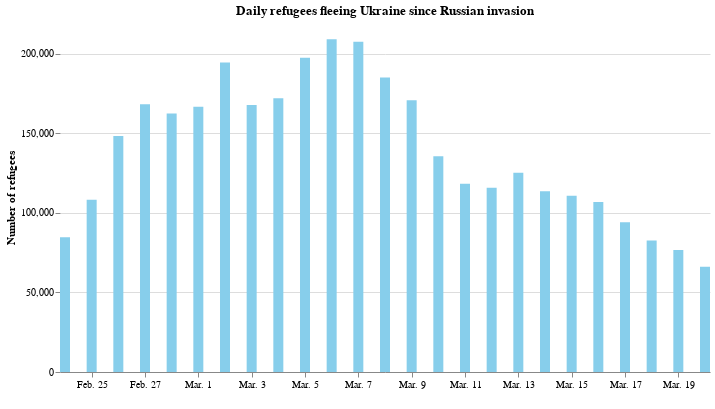

Write notebook code for a chart like this one.
### Markdown cell above
#### Clean up the refugees column chart

### Code cell
alt.Chart(refugees).mark_bar(color="skyblue", size=10).encode(
    x=alt.X("date:T", axis=alt.Axis(format="%b. %-d", grid=False), title=" "),
    y=alt.Y(
        "affected_refugees",
        title="Number of refugees",
        axis=alt.Axis(tickCount=5, domainOpacity=0),
    ),
).properties(
    width=650, height=350, title="Daily refugees fleeing Ukraine since Russian invasion"
).configure_view(
    strokeOpacity=0
)

### Figure 1 — Vega-Lite specification as saved in the notebook (floating-point values rounded to 4 significant figures)
{"config": {"view": {"continuousWidth": 400, "continuousHeight": 300, "strokeOpacity": 0}}, "data": {"name": "data-224b1c1349dff1b666644ff5894b66d1"}, "mark": {"type": "bar", "color": "skyblue", "size": 10}, "encoding": {"x": {"type": "temporal", "axis": {"format": "%b. %-d", "grid": false}, "field": "date", "title": " "}, "y": {"type": "quantitative", "axis": {"domainOpacity": 0, "tickCount": 5}, "field": "affected_refugees", "title": "Number of refugees"}}, "height": 350, "title": "Daily refugees fleeing Ukraine since Russian invasion", "width": 650, "$schema": "https://vega.github.io/schema/vega-lite/v4.8.1.json", "datasets": {"data-224b1c1349dff1b666644ff5894b66d1": [{"date": "2022-02-24", "affected_refugees": 84681, "cumsum": 84681}, {"date": "2022-02-25", "affected_refugees": 108301, "cumsum": 192982}, {"date": "2022-02-26", "affected_refugees": 148319, "cumsum": 341301}, {"date": "2022-02-27", "affected_refugees": 168364, "cumsum": 509665}, {"date": "2022-02-28", "affected_refugees": 162474, "cumsum": 672139}, {"date": "2022-03-01", "affected_refugees": 166690, "cumsum": 838829}, {"date": "2022-03-02", "affected_refugees": 194483, "cumsum": 1033312}, {"date": "2022-03-03", "affected_refugees": 167905, "cumsum": 1201217}, {"date": "2022-03-04", "affected_refugees": 172099, "cumsum": 1373316}, {"date": "2022-03-05", "affected_refugees": 197520, "cumsum": 1570836}, {"date": "2022-03-06", "affected_refugees": 209160, "cumsum": 1779996}, {"date": "2022-03-07", "affected_refugees": 207660, "cumsum": 1987656}, {"date": "2022-03-08", "affected_refugees": 185038, "cumsum": 2172694}, {"date": "2022-03-09", "affected_refugees": 170843, "cumsum": 2343537}, {"date": "2022-03-10", "affected_refugees": 135655, "cumsum": 2479192}, {"date": "2022-03-11", "affected_refugees": 118268, "cumsum": 2597460}, {"date": "2022-03-12", "affected_refugees": 115822, "cumsum": 2713282}, {"date": "2022-03-13", "affected_refugees": 125317, "cumsum": 2838599}, {"date": "2022-03-14", "affected_refugees": 113676, "cumsum": 2952275}, {"date": "2022-03-15", "affected_refugees": 110820, "cumsum": 3063095}, {"date": "2022-03-16", "affected_refugees": 106802, "cumsum": 3169897}, {"date": "2022-03-17", "affected_refugees": 94157, "cumsum": 3264054}, {"date": "2022-03-18", "affected_refugees": 82655, "cumsum": 3346709}, {"date": "2022-03-19", "affected_refugees": 76757, "cumsum": 3423466}, {"date": "2022-03-20", "affected_refugees": 66178, "cumsum": 3489644}]}}
